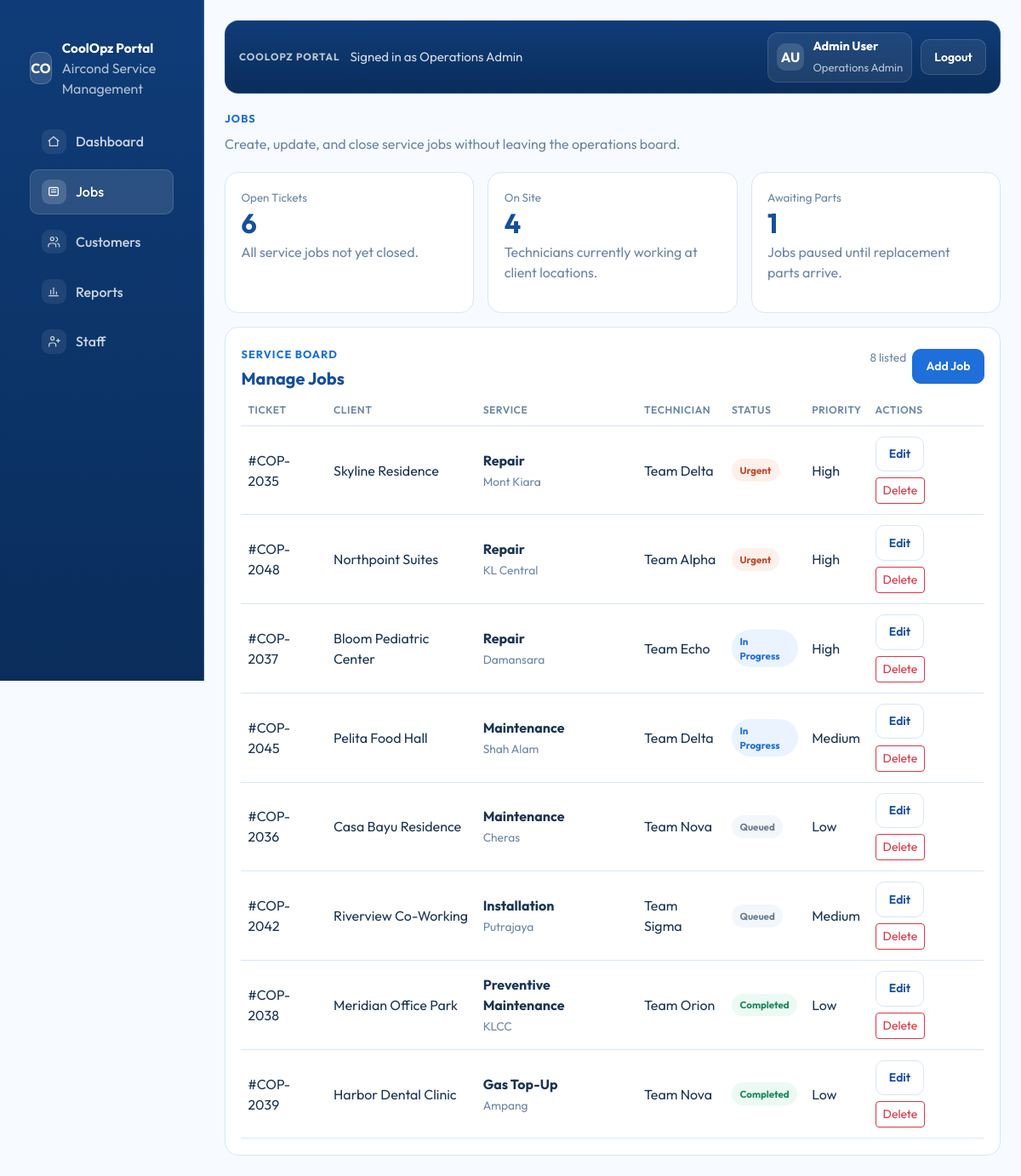
The page /jobs.php (signed in) on the database as committed earlier.
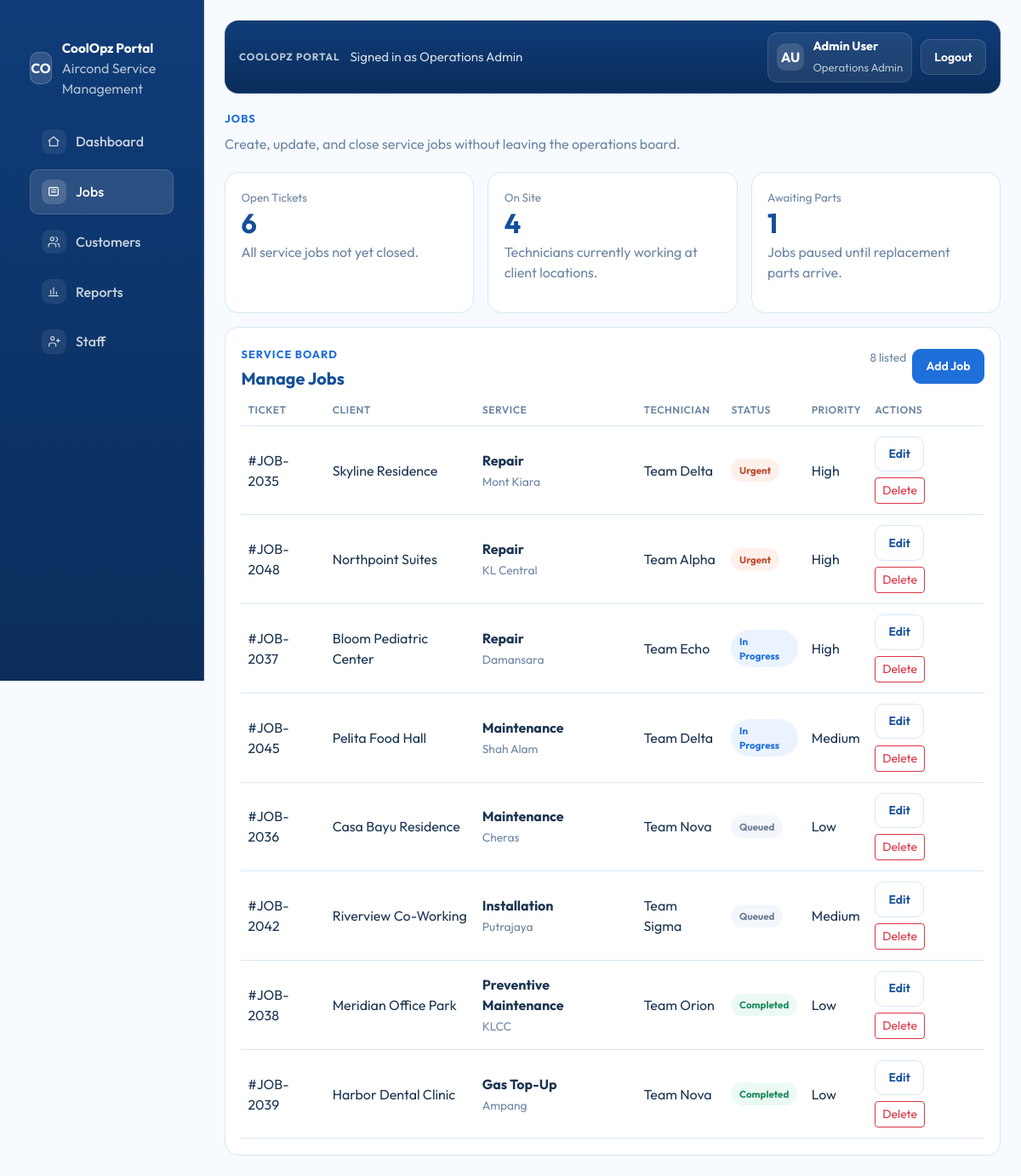
The same page on the database as committed later.
### tables this page shows
CREATE TABLE IF NOT EXISTS jobs (
    id INT UNSIGNED AUTO_INCREMENT PRIMARY KEY,
    ticket_number VARCHAR(40) NOT NULL UNIQUE,
    customer_name VARCHAR(190) NOT NULL,
    service_type VARCHAR(80) NOT NULL,
    technician_team VARCHAR(80) NOT NULL,
    zone VARCHAR(80) NOT NULL,
    status VARCHAR(40) NOT NULL,
    priority_level VARCHAR(40) NOT NULL,
    billed_amount DECIMAL(10,2) NOT NULL DEFAULT 0,
    notes VARCHAR(255) NOT NULL DEFAULT '',
    created_at TIMESTAMP DEFAULT CURRENT_TIMESTAMP
);

### includes/auth.php (called while the page is built, shortened)
<?php
require_once __DIR__ . '/database.php';
function coolopz_current_user(): ?array
{
    return $_SESSION['coolopz_user'] ?? null;
}
function coolopz_user_initials(string $name): string
{
    $parts = preg_split('/\s+/', trim($name)) ?: [];
    $initials = '';
    foreach ($parts as $part) {
        if ($part !== '') {
            $initials .= strtoupper(substr($part, 0, 1));
        }
        if (strlen($initials) === 2) {
            break;
        }
    }
    return $initials !== '' ? $initials : 'AU';
}

### includes/data.php (called while the page is built, shortened)
<?php
require_once __DIR__ . '/database.php';
function coolopz_status_badge_class(string $status): string
{
    return match ($status) {
        'Urgent', 'Priority' => 'status-urgent',
        'In Progress', 'Contract Active' => 'status-progress',
        'Queued', 'Renewal Due', 'Review' => 'status-queued',
        'Completed' => 'status-complete',
        default => 'status-queued',
    };
}
function coolopz_fetch_job_metrics(): array
{
    $pdo = coolopz_db();
    return [
        'open_tickets' => (int) $pdo->query("SELECT COUNT(*) FROM jobs WHERE status <> 'Completed'")->fetchColumn(),
        'on_site' => (int) $pdo->query("SELECT COUNT(*) FROM jobs WHERE status IN ('Urgent', 'In Progress')")->fetchColumn(),
        'awaiting_parts' => (int) $pdo->query("SELECT COUNT(*) FROM jobs WHERE notes LIKE '%parts%'")->fetchColumn(),
    ];
}
function coolopz_fetch_jobs(): array
{
    $statement = coolopz_db()->query(
        "SELECT id, ticket_number, customer_name, service_type, technician_team, zone, status, priority_level, billed_amount, notes, created_at
         FROM jobs
         ORDER BY FIELD(status, 'Urgent', 'In Progress', 'Queued', 'Completed'), id DESC"
    );
    return $statement->fetchAll();
}

### includes/database.php (called while the page is built, shortened)
<?php
function coolopz_db_config(): array
{
    static $config;
    if ($config === null) {
        $config = require __DIR__ . '/../config/database.php';
    }
    return $config;
}
function coolopz_db(): PDO
{
    static $pdo;
    if ($pdo instanceof PDO) {
        return $pdo;
    }
    $config = coolopz_db_config();
    $dsn = sprintf(
        'mysql:host=%s;port=%d;dbname=%s;charset=%s',
        $config['host'],
        $config['port'],
        $config['database'],
        $config['charset']
    );
    $pdo = new PDO($dsn, $config['username'], $config['password'], [
        PDO::ATTR_ERRMODE => PDO::ERRMODE_EXCEPTION,
        PDO::ATTR_DEFAULT_FETCH_MODE => PDO::FETCH_ASSOC,
        PDO::ATTR_EMULATE_PREPARES => false,
    ]);
    return $pdo;
}

### jobs.php (the view, shortened to what this page needs)
<?php
require_once __DIR__ . '/includes/auth.php';
require_once __DIR__ . '/includes/data.php';
$currentUser = coolopz_current_user();
$activePage = 'jobs';
$currentUserName = $currentUser['name'] ?? 'Admin User';
$currentUserRole = $currentUser['role'] ?? 'Operations Admin';
$userInitials = coolopz_user_initials($currentUserName);
$jobMetrics = coolopz_fetch_job_metrics();
$jobs = coolopz_fetch_jobs();
include __DIR__ . '/includes/head.php';
include __DIR__ . '/includes/sidebar.php';
?>
        <main class="portal-main">
<?php include __DIR__ . '/includes/topbar.php'; ?>
            <section class="hero-section">
                <span class="section-label">Jobs</span>
                <p class="hero-copy">Create, update, and close service jobs without leaving the operations board.</p>
            </section>
            <section class="row g-2 g-lg-3">
                <div class="col-md-4">
                    <div class="simple-panel stat-card">
                        <span class="stat-label">Open Tickets</span>
                        <strong class="stat-value"><?= htmlspecialchars((string) $jobMetrics['open_tickets'], ENT_QUOTES, 'UTF-8') ?></strong>
                        <p>All service jobs not yet closed.</p>
                    </div>
                </div>
                <div class="col-md-4">
                    <div class="simple-panel stat-card">
                        <span class="stat-label">On Site</span>
                        <strong class="stat-value"><?= htmlspecialchars((string) $jobMetrics['on_site'], ENT_QUOTES, 'UTF-8') ?></strong>
                        <p>Technicians currently working at client locations.</p>
                    </div>
                </div>
                <div class="col-md-4">
                    <div class="simple-panel stat-card">
                        <span class="stat-label">Awaiting Parts</span>
                        <strong class="stat-value"><?= htmlspecialchars((string) $jobMetrics['awaiting_parts'], ENT_QUOTES, 'UTF-8') ?></strong>
                        <p>Jobs paused until replacement parts arrive.</p>
                    </div>
                </div>
            </section>
            <section class="row g-3 mt-0">
                <div class="col-12">
                    <div class="simple-panel h-100">
                        <div class="panel-head mb-2">
                            <div>
                                <span class="section-label">Service board</span>
                                <h2 class="panel-title">Manage Jobs</h2>
                            </div>
                            <div class="jobs-actions">
                                <span class="subtle-note"><?= htmlspecialchars((string) count($jobs), ENT_QUOTES, 'UTF-8') ?> listed</span>
                                <button type="button" class="btn btn-portal-primary btn-sm" data-bs-toggle="modal" data-bs-target="#jobModal">Add Job</button>
                            </div>
                        </div>
                        <div class="table-responsive">
                            <table class="table portal-table align-middle mb-0">
                                <thead>
                                    <tr>
                                        <th>Ticket</th>
                                        <th>Client</th>
                                        <th>Service</th>
                                        <th>Technician</th>
                                        <th>Status</th>
                                        <th>Priority</th>
                                        <th>Actions</th>
                                    </tr>
                                </thead>
                                <tbody>
<?php foreach ($jobs as $job): ?>
                                    <tr>
                                        <td><?= htmlspecialchars($job['ticket_number'], ENT_QUOTES, 'UTF-8') ?></td>
                                        <td><?= htmlspecialchars($job['customer_name'], ENT_QUOTES, 'UTF-8') ?></td>
                                        <td>
                                            <strong class="d-block"><?= htmlspecialchars($job['service_type'], ENT_QUOTES, 'UTF-8') ?></strong>
                                            <span class="subtle-note"><?= htmlspecialchars($job['zone'], ENT_QUOTES, 'UTF-8') ?></span>
                                        </td>
                                        <td><?= htmlspecialchars($job['technician_team'], ENT_QUOTES, 'UTF-8') ?></td>
                                        <td><span class="status-badge <?= coolopz_status_badge_class($job['status']) ?>"><?= htmlspecialchars($job['status'], ENT_QUOTES, 'UTF-8') ?></span></td>
                                        <td><?= htmlspecialchars($job['priority_level'], ENT_QUOTES, 'UTF-8') ?></td>
                                        <td>
                                            <div class="jobs-actions">
                                                <a class="btn btn-portal-secondary btn-sm" href="jobs.php?edit=<?= htmlspecialchars((string) $job['id'], ENT_QUOTES, 'UTF-8') ?>">Edit</a>
                                                <form method="post" class="m-0" onsubmit="return confirm('Delete this job?');">
                                                    <button type="submit" class="btn btn-outline-danger btn-sm">Delete</button>
                                                </form>
                                            </div>
                                        </td>
                                    </tr>
<?php endforeach; ?>
                                </tbody>
                            </table>
                        </div>
                    </div>
                </div>
            </section>
        </main>
<?php include __DIR__ . '/includes/footer.php'; ?>

### includes/head.php (shortened to what this page needs)
<!DOCTYPE html>
<html lang="en">
<head>
    <link href="https://cdn.jsdelivr.net/npm/bootstrap@5.3.3/dist/css/bootstrap.min.css" rel="stylesheet">
    <link rel="stylesheet" href="assets/css/theme.css">
</head>
<body>
    <div class="portal-layout">

### includes/sidebar.php (shortened to what this page needs)
<?php
$activePage = $activePage ?? 'dashboard';
$navItems = [
    [
        'key' => 'dashboard',
        'href' => 'index.php',
        'label' => 'Dashboard',
        'icon' => '<path d="M3 11.5 12 4l9 7.5"></path><path d="M5 10.5V20h14v-9.5"></path>',
    ],
    [
        'key' => 'jobs',
        'href' => 'jobs.php',
        'label' => 'Jobs',
        'icon' => '<rect x="4" y="5" width="16" height="14" rx="2"></rect><path d="M8 9h8"></path><path d="M8 13h8"></path>',
    ],
    [
        'key' => 'customers',
        'href' => 'customers.php',
        'label' => 'Customers',
        'icon' => '<path d="M16 21v-2a4 4 0 0 0-4-4H7a4 4 0 0 0-4 4v2"></path><circle cx="9.5" cy="7" r="3"></circle><path d="M22 21v-2a4 4 0 0 0-3-3.87"></path><path d="M16 4.13a4 4 0 0 1 0 7.75"></path>',
    ],
    [
        'key' => 'reports',
        'href' => 'reports.php',
        'label' => 'Reports',
        'icon' => '<path d="M4 19h16"></path><path d="M7 16V9"></path><path d="M12 16V5"></path><path d="M17 16v-4"></path>',
    ],
    [
        'key' => 'staff',
        'href' => 'staff.php',
        'label' => 'Staff',
        'icon' => '<path d="M16 21v-2a4 4 0 0 0-4-4H8a4 4 0 0 0-4 4v2"></path><circle cx="10" cy="7" r="3"></circle><path d="M20 8v6"></path><path d="M17 11h6"></path>',
    ],
];
?>
        <aside class="portal-sidebar offcanvas-lg offcanvas-start" tabindex="-1" id="portalSidebar" aria-labelledby="portalSidebarLabel">
            <div class="offcanvas-body portal-sidebar-body">
                <div class="w-100">
                    <a class="sidebar-brand d-none d-lg-flex" href="index.php">
                        <span class="brand-mark">CO</span>
                        <span>
                            <span class="brand-title d-block">CoolOpz Portal</span>
                            <span class="brand-subtitle d-block">Aircond Service Management</span>
                        </span>
                    </a>
                    <nav class="sidebar-nav mt-4 mt-lg-4">
<?php foreach ($navItems as $item): ?>
                    <a class="sidebar-link<?= $activePage === $item['key'] ? ' active' : '' ?>" href="<?= htmlspecialchars($item['href'], ENT_QUOTES, 'UTF-8') ?>">
                        <span class="sidebar-icon" aria-hidden="true">
                            <svg viewBox="0 0 24 24" fill="none" stroke="currentColor" stroke-width="1.8" stroke-linecap="round" stroke-linejoin="round">
                                <?= $item['icon'] ?>
                            </svg>
                        </span>
                        <span><?= htmlspecialchars($item['label'], ENT_QUOTES, 'UTF-8') ?></span>
                    </a>
<?php endforeach; ?>
                    </nav>
                </div>
            </div>
        </aside>

### includes/topbar.php (shortened to what this page needs)
<?php
$currentUserName = $currentUserName ?? 'Admin User';
$currentUserRole = $currentUserRole ?? 'Operations Admin';
$userInitials = $userInitials ?? 'AU';
?>
            <header class="portal-topbar">
                <div class="topbar-main">
                    <span class="topbar-label">CoolOpz Portal</span>
                    <p class="topbar-copy">Signed in as <?= htmlspecialchars($currentUserRole, ENT_QUOTES, 'UTF-8') ?></p>
                </div>
                <div class="topbar-actions">
                    <div class="user-chip">
                        <span class="user-avatar"><?= htmlspecialchars($userInitials, ENT_QUOTES, 'UTF-8') ?></span>
                        <div>
                            <strong><?= htmlspecialchars($currentUserName, ENT_QUOTES, 'UTF-8') ?></strong>
                            <span><?= htmlspecialchars($currentUserRole, ENT_QUOTES, 'UTF-8') ?></span>
                        </div>
                    </div>
                    <form method="post" action="logout.php" class="logout-form m-0">
                        <button type="submit" class="btn btn-portal-secondary btn-sm">Logout</button>
                    </form>
                </div>
            </header>

### includes/footer.php (shortened to what this page needs)
    </div>
</body>
</html>

Rows that differ between the two databases and show on the page:
changed jobs "Skyline Residence": ticket_number "#COP-2035" → "#JOB-2035"
changed jobs "Northpoint Suites": ticket_number "#COP-2048" → "#JOB-2048"
changed jobs "Bloom Pediatric Center": ticket_number "#COP-2037" → "#JOB-2037"
changed jobs "Pelita Food Hall": ticket_number "#COP-2045" → "#JOB-2045"
changed jobs "Casa Bayu Residence": ticket_number "#COP-2036" → "#JOB-2036"
changed jobs "Riverview Co-Working": ticket_number "#COP-2042" → "#JOB-2042"
changed jobs "Meridian Office Park": ticket_number "#COP-2038" → "#JOB-2038"
changed jobs "Harbor Dental Clinic": ticket_number "#COP-2039" → "#JOB-2039"
